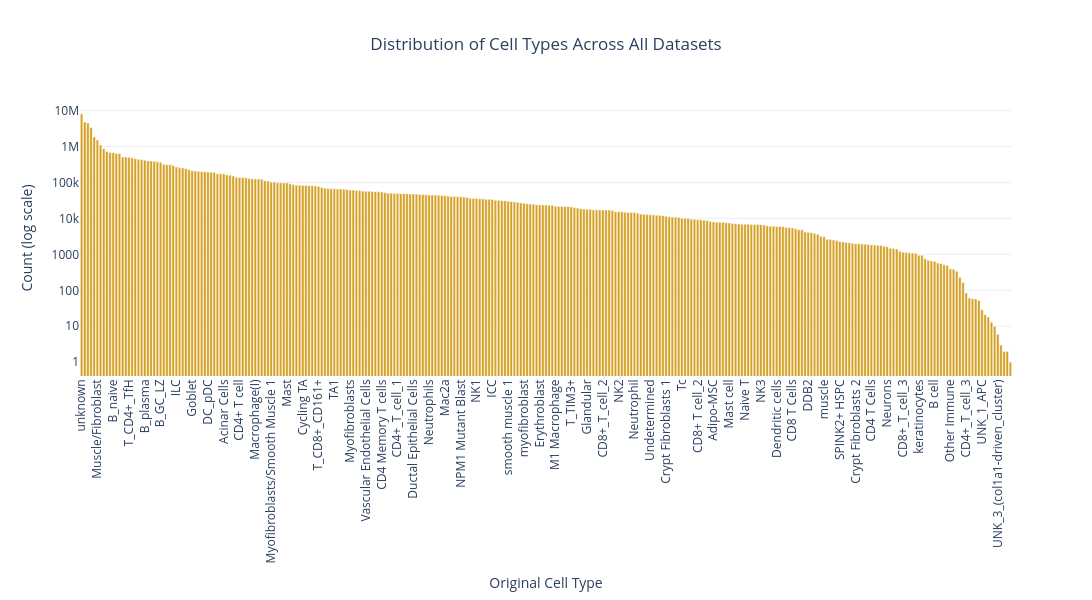

Write notebook code for a chart like this one.
### Code cell
create_bar_distribution_plot(df_all_data, cell_type_level='Original Cell Type', log_scale=True)

### Figure 1 — Plotly figure (JSON) as saved in the notebook; plotly's stock layout.template omitted (floating-point values rounded to 4 significant figures; data arrays with more than 128 entries replaced by an {"elided": "..."} marker saying what was removed)
{"data": [{"hovertemplate": "Cell Type=%{x}<br>Count=%{y}<extra></extra>", "legendgroup": "", "marker": {"color": "#D5A023", "pattern": {"shape": ""}}, "name": "", "orientation": "v", "showlegend": false, "textposition": "auto", "type": "bar", "x": {"elided": "295 str values"}, "xaxis": "x", "y": {"elided": "295 int values"}, "yaxis": "y"}], "layout": {"barmode": "relative", "height": 600, "legend": {"tracegroupgap": 0}, "margin": {"b": 150}, "showlegend": false, "title": {"text": "Distribution of Cell Types Across All Datasets", "x": 0.5}, "width": 1200, "xaxis": {"anchor": "y", "domain": [0, 1], "tickangle": -90, "title": {"text": "Original Cell Type"}}, "yaxis": {"anchor": "x", "domain": [0, 1], "title": {"text": "Count (log scale)"}, "type": "log"}}}
